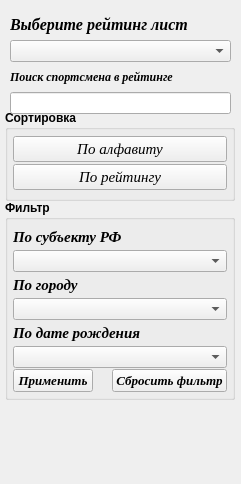
    <widget class="QWidget" name="page_8">
     <property name="geometry">
      <rect>
       <x>0</x>
       <y>0</y>
       <width>241</width>
       <height>484</height>
      </rect>
     </property>
     <attribute name="label">
      <string>Рейтинг</string>
     </attribute>
     <widget class="QGroupBox" name="groupBox_5">
      <property name="geometry">
       <rect>
        <x>5</x>
        <y>110</y>
        <width>230</width>
        <height>91</height>
       </rect>
      </property>
      <property name="font">
       <font>
        <weight>75</weight>
        <bold>true</bold>
       </font>
      </property>
      <property name="title">
       <string>Сортировка</string>
      </property>
      <layout class="QVBoxLayout" name="verticalLayout_15">
       <property name="spacing">
        <number>1</number>
       </property>
       <property name="leftMargin">
        <number>5</number>
       </property>
       <property name="topMargin">
        <number>5</number>
       </property>
       <property name="rightMargin">
        <number>5</number>
       </property>
       <property name="bottomMargin">
        <number>5</number>
       </property>
       <item>
        <widget class="QPushButton" name="Button_sort_alf_R">
         <property name="font">
          <font>
           <family>Times New Roman</family>
           <pointsize>11</pointsize>
           <weight>50</weight>
           <italic>true</italic>
           <bold>false</bold>
          </font>
         </property>
         <property name="text">
          <string>По алфавиту</string>
         </property>
        </widget>
       </item>
       <item>
        <widget class="QPushButton" name="Button_sort_rejting_in_R">
         <property name="font">
          <font>
           <family>Times New Roman</family>
           <pointsize>11</pointsize>
           <weight>50</weight>
           <italic>true</italic>
           <bold>false</bold>
          </font>
         </property>
         <property name="text">
          <string>По рейтингу</string>
         </property>
        </widget>
       </item>
      </layout>
     </widget>
     <widget class="QWidget" name="layoutWidget">
      <property name="geometry">
       <rect>
        <x>10</x>
        <y>10</y>
        <width>221</width>
        <height>104</height>
       </rect>
      </property>
      <layout class="QVBoxLayout" name="verticalLayout_22">
       <property name="spacing">
        <number>1</number>
       </property>
       <item>
        <layout class="QVBoxLayout" name="verticalLayout_17">
         <property name="spacing">
          <number>1</number>
         </property>
         <item>
          <widget class="QLabel" name="label_47">
           <property name="sizePolicy">
            <sizepolicy hsizetype="Expanding" vsizetype="Preferred">
             <horstretch>0</horstretch>
             <verstretch>0</verstretch>
            </sizepolicy>
           </property>
           <property name="font">
            <font>
             <family>Times New Roman</family>
             <pointsize>12</pointsize>
             <weight>75</weight>
             <italic>true</italic>
             <bold>true</bold>
            </font>
           </property>
           <property name="text">
            <string>Выберите рейтинг лист</string>
           </property>
          </widget>
         </item>
         <item>
          <widget class="QComboBox" name="comboBox_choice_R">
           <property name="sizePolicy">
            <sizepolicy hsizetype="Expanding" vsizetype="Fixed">
             <horstretch>0</horstretch>
             <verstretch>0</verstretch>
            </sizepolicy>
           </property>
          </widget>
         </item>
        </layout>
       </item>
       <item>
        <layout class="QVBoxLayout" name="verticalLayout_16">
         <property name="spacing">
          <number>1</number>
         </property>
         <item>
          <widget class="QLabel" name="label_77">
           <property name="font">
            <font>
             <family>Times New Roman</family>
             <weight>75</weight>
             <italic>true</italic>
             <bold>true</bold>
            </font>
           </property>
           <property name="text">
            <string>Поиск спортсмена в рейтинге</string>
           </property>
          </widget>
         </item>
         <item>
          <widget class="QLineEdit" name="lineEdit_find_player_in_R"/>
         </item>
        </layout>
       </item>
      </layout>
     </widget>
     <widget class="QGroupBox" name="groupBox_3">
      <property name="geometry">
       <rect>
        <x>5</x>
        <y>200</y>
        <width>230</width>
        <height>200</height>
       </rect>
      </property>
      <property name="font">
       <font>
        <weight>75</weight>
        <bold>true</bold>
       </font>
      </property>
      <property name="title">
       <string>Фильтр</string>
      </property>
      <layout class="QVBoxLayout" name="verticalLayout_21">
       <property name="spacing">
        <number>1</number>
       </property>
       <property name="leftMargin">
        <number>5</number>
       </property>
       <property name="topMargin">
        <number>5</number>
       </property>
       <property name="rightMargin">
        <number>5</number>
       </property>
       <property name="bottomMargin">
        <number>5</number>
       </property>
       <item>
        <layout class="QVBoxLayout" name="verticalLayout_18">
         <property name="spacing">
          <number>1</number>
         </property>
         <item>
          <widget class="QLabel" name="label_9">
           <property name="sizePolicy">
            <sizepolicy hsizetype="Expanding" vsizetype="Preferred">
             <horstretch>0</horstretch>
             <verstretch>0</verstretch>
            </sizepolicy>
           </property>
           <property name="font">
            <font>
             <family>Times New Roman</family>
             <pointsize>11</pointsize>
             <weight>75</weight>
             <italic>true</italic>
             <bold>true</bold>
            </font>
           </property>
           <property name="text">
            <string>По субъекту РФ</string>
           </property>
          </widget>
         </item>
         <item>
          <widget class="QComboBox" name="comboBox_filter_region_in_R">
           <property name="sizePolicy">
            <sizepolicy hsizetype="Expanding" vsizetype="Fixed">
             <horstretch>0</horstretch>
             <verstretch>0</verstretch>
            </sizepolicy>
           </property>
          </widget>
         </item>
        </layout>
       </item>
       <item>
        <layout class="QVBoxLayout" name="verticalLayout_19">
         <property name="spacing">
          <number>1</number>
         </property>
         <item>
          <widget class="QLabel" name="label_23">
           <property name="sizePolicy">
            <sizepolicy hsizetype="Expanding" vsizetype="Preferred">
             <horstretch>0</horstretch>
             <verstretch>0</verstretch>
            </sizepolicy>
           </property>
           <property name="font">
            <font>
             <family>Times New Roman</family>
             <pointsize>11</pointsize>
             <weight>75</weight>
             <italic>true</italic>
             <bold>true</bold>
            </font>
           </property>
           <property name="text">
            <string>По городу</string>
           </property>
          </widget>
         </item>
         <item>
          <widget class="QComboBox" name="comboBox_filter_city_in_R">
           <property name="sizePolicy">
            <sizepolicy hsizetype="Expanding" vsizetype="Fixed">
             <horstretch>0</horstretch>
             <verstretch>0</verstretch>
            </sizepolicy>
           </property>
          </widget>
         </item>
        </layout>
       </item>
       <item>
        <layout class="QVBoxLayout" name="verticalLayout_20">
         <property name="spacing">
          <number>1</number>
         </property>
         <item>
          <widget class="QLabel" name="label_35">
           <property name="sizePolicy">
            <sizepolicy hsizetype="Expanding" vsizetype="Preferred">
             <horstretch>0</horstretch>
             <verstretch>0</verstretch>
            </sizepolicy>
           </property>
           <property name="font">
            <font>
             <family>Times New Roman</family>
             <pointsize>11</pointsize>
             <weight>75</weight>
             <italic>true</italic>
             <bold>true</bold>
            </font>
           </property>
           <property name="text">
            <string>По дате рождения</string>
           </property>
          </widget>
         </item>
         <item>
          <widget class="QComboBox" name="comboBox_filter_date_in_R">
           <property name="sizePolicy">
            <sizepolicy hsizetype="Expanding" vsizetype="Fixed">
             <horstretch>0</horstretch>
             <verstretch>0</verstretch>
            </sizepolicy>
           </property>
          </widget>
         </item>
        </layout>
       </item>
       <item>
        <layout class="QHBoxLayout" name="horizontalLayout_14">
         <item>
          <widget class="QPushButton" name="Button_filter_R">
           <property name="sizePolicy">
            <sizepolicy hsizetype="Expanding" vsizetype="Fixed">
             <horstretch>0</horstretch>
             <verstretch>0</verstretch>
            </sizepolicy>
           </property>
           <property name="font">
            <font>
             <family>Times New Roman</family>
             <pointsize>10</pointsize>
             <italic>true</italic>
            </font>
           </property>
           <property name="text">
            <string>Применить</string>
           </property>
          </widget>
         </item>
         <item>
          <spacer name="horizontalSpacer_6">
           <property name="orientation">
            <enum>Qt::Horizontal</enum>
           </property>
           <property name="sizeHint" stdset="0">
            <size>
             <width>40</width>
             <height>20</height>
            </size>
           </property>
          </spacer>
         </item>
         <item>
          <widget class="QPushButton" name="Button_reset_fltr_in_R">
           <property name="sizePolicy">
            <sizepolicy hsizetype="Expanding" vsizetype="Fixed">
             <horstretch>0</horstretch>
             <verstretch>0</verstretch>
            </sizepolicy>
           </property>
           <property name="font">
            <font>
             <family>Times New Roman</family>
             <pointsize>10</pointsize>
             <italic>true</italic>
            </font>
           </property>
           <property name="text">
            <string>Сбросить фильтр</string>
           </property>
          </widget>
         </item>
        </layout>
       </item>
      </layout>
     </widget>
    </widget>
